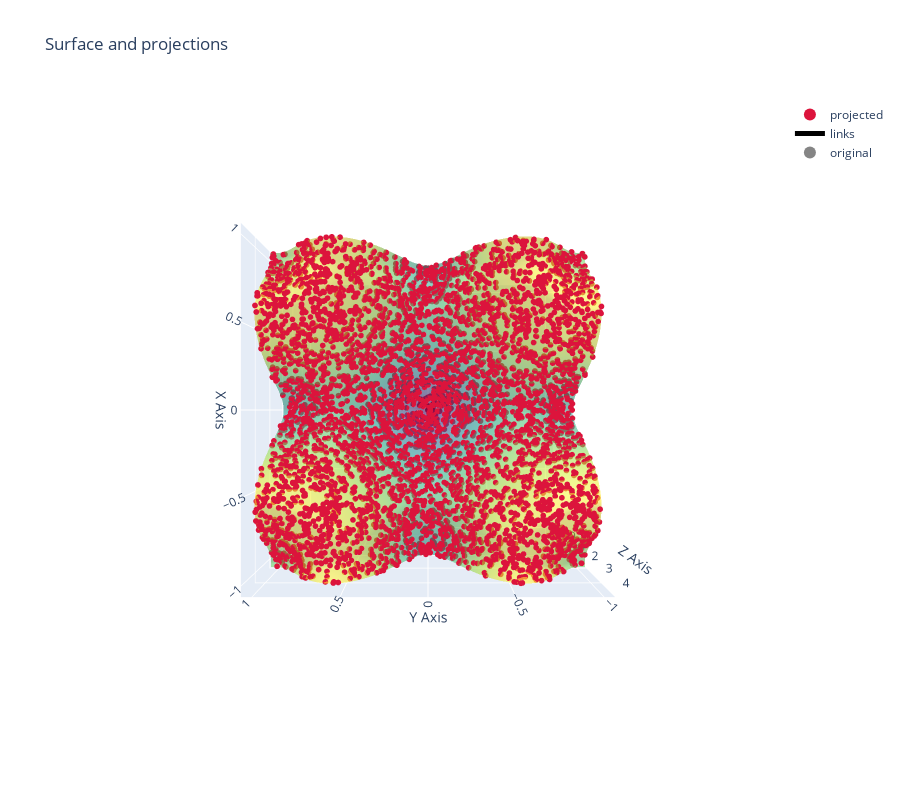

Notebook code for this chart:
### Code cell
Y_vol = randinput_expl(phi, N=5000, oversample=5, roi_R=5)
fig = plot_3d_projection(Y_vol, phi)
# set view from the top
fig.update_layout(scene_camera=dict(eye=dict(x=0., y=0., z=2.5)))

### Figure 1 — Plotly figure (JSON) as saved in the notebook; plotly's stock layout.template omitted (floating-point values rounded to 4 significant figures; data arrays with more than 128 entries replaced by an {"elided": "..."} marker saying what was removed)
{"data": [{"colorscale": [[0.0, "#440154"], [0.1111, "#482878"], [0.2222, "#3e4989"], [0.3333, "#31688e"], [0.4444, "#26828e"], [0.5556, "#1f9e89"], [0.6667, "#35b779"], [0.7778, "#6ece58"], [0.8889, "#b5de2b"], [1.0, "#fde725"]], "name": "paraboloid", "opacity": 0.55, "showscale": false, "x": {"elided": "80x80 float values"}, "y": {"elided": "80x80 float values"}, "z": {"elided": "80x80 float values"}, "type": "surface"}, {"marker": {"color": "crimson", "size": 2}, "mode": "markers", "name": "projected", "x": {"elided": "5000 float values"}, "y": {"elided": "5000 float values"}, "z": {"elided": "5000 float values"}, "type": "scatter3d"}, {"line": {"color": "black", "width": 1}, "mode": "lines", "name": "links", "x": {"elided": "15000 float values"}, "y": {"elided": "15000 float values"}, "z": {"elided": "15000 float values"}, "type": "scatter3d"}, {"marker": {"color": "rgba(120,120,120,0.9)", "size": 2}, "mode": "markers", "name": "original", "x": {"elided": "5000 float values"}, "y": {"elided": "5000 float values"}, "z": {"elided": "5000 float values"}, "type": "scatter3d"}], "layout": {"scene": {"xaxis": {"title": {"text": "X Axis"}}, "yaxis": {"title": {"text": "Y Axis"}}, "zaxis": {"title": {"text": "Z Axis"}}, "aspectmode": "cube", "camera": {"eye": {"x": 0.0, "y": 0.0, "z": 2.5}}}, "legend": {"itemsizing": "constant"}, "title": {"text": "Surface and projections"}, "height": 800}}
